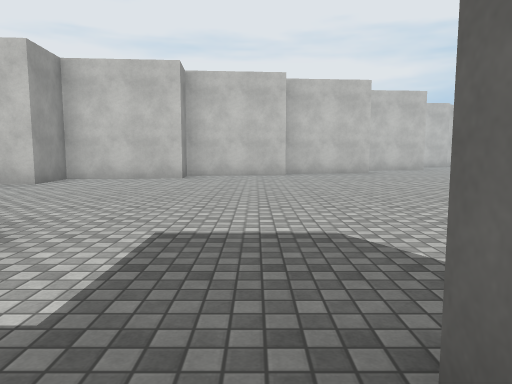
view 1 (above)

21 first-person views from a walk through a scene from a Unity 3-D project. The camera is 1.3 m above the floor, tilts 6° down and sees 70° across. The floor is counted in squares, 2 m on a side. Each view is taken from the middle of a square. On the plan, view 1 faces up. The plan holds only what a view shows up to about 11 squares ahead; the rest is blank. The place goes on beyond the plan. Surface patterns are stand-ins for the level's own textures.

view 2
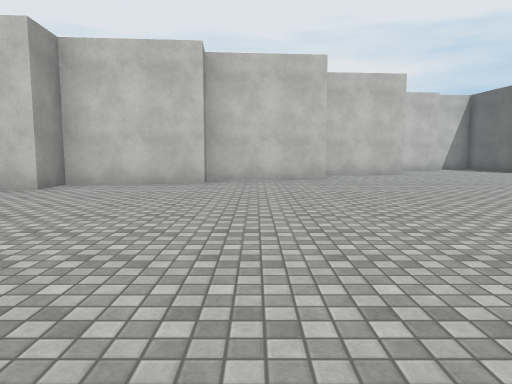

view 3
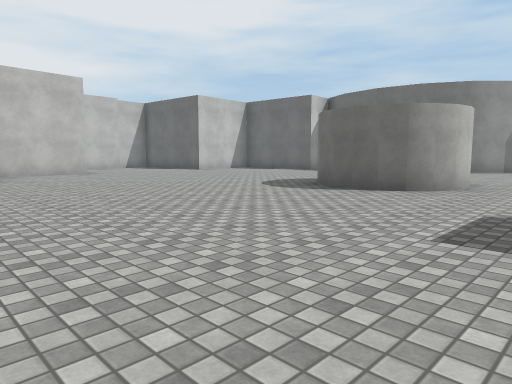

view 4
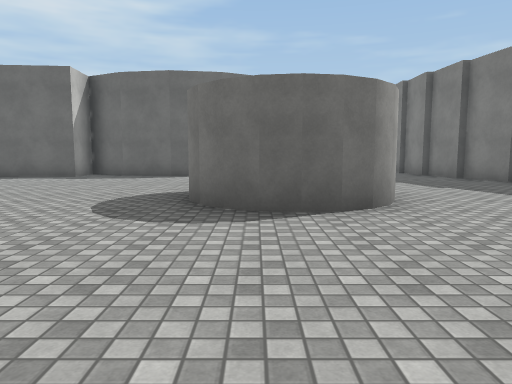

view 5
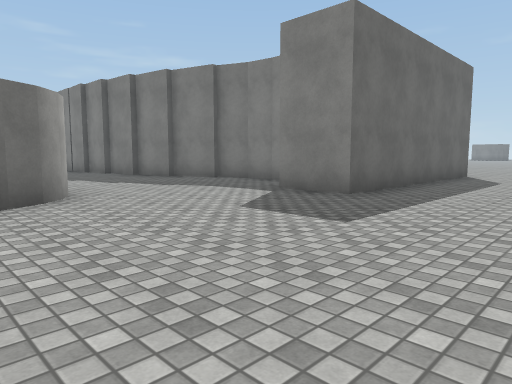

view 6
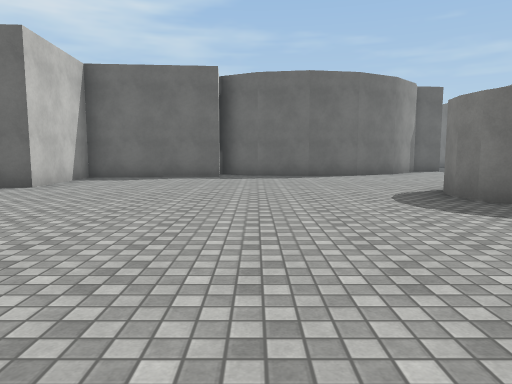

view 7
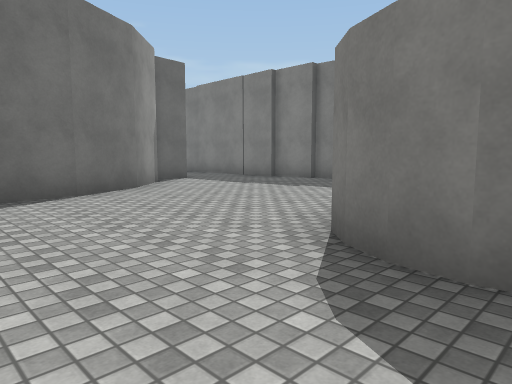

view 8
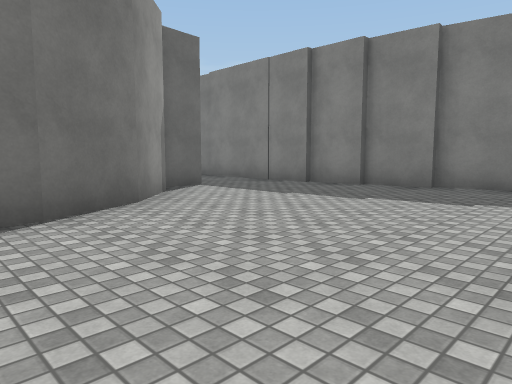

view 9
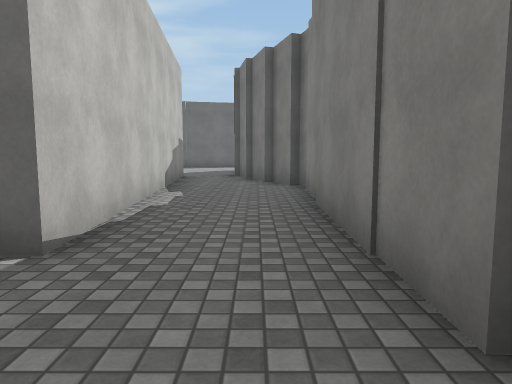

view 10
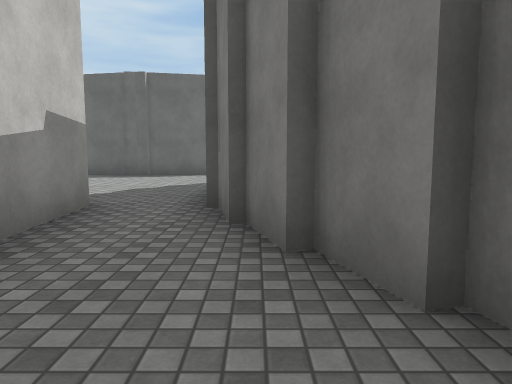

view 11
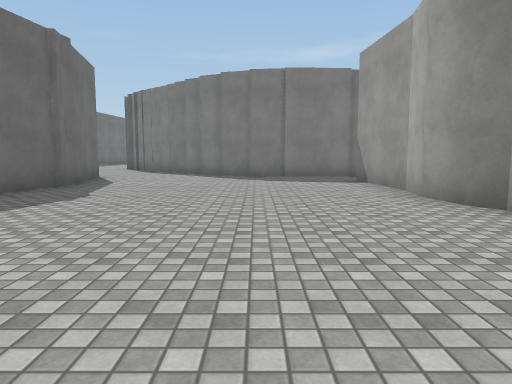

view 12
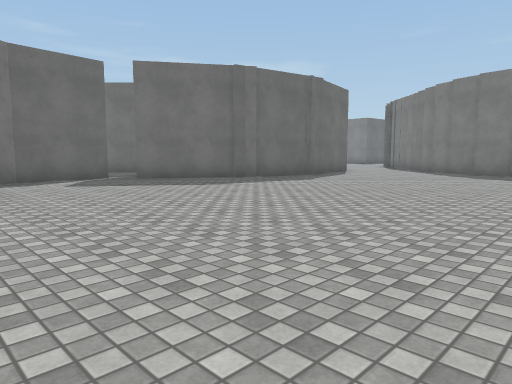

view 13
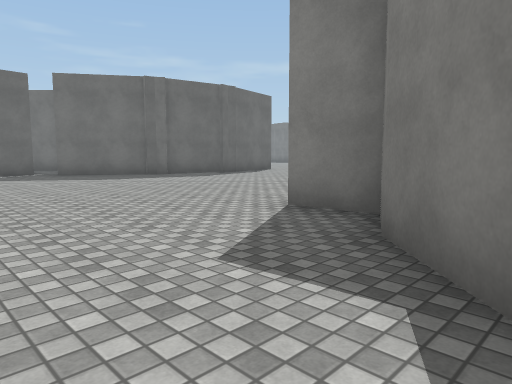

view 14
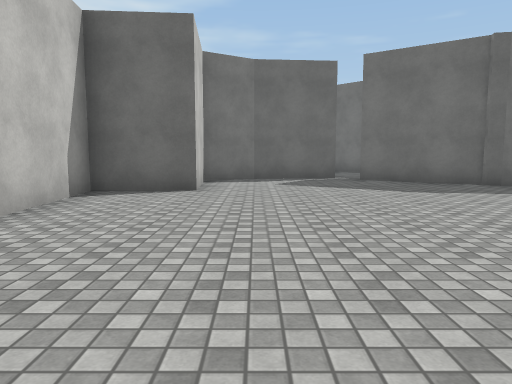

view 15
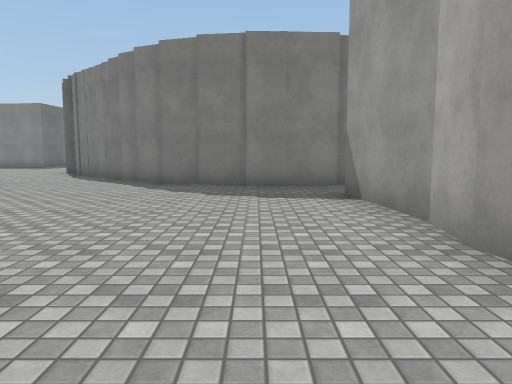

view 16
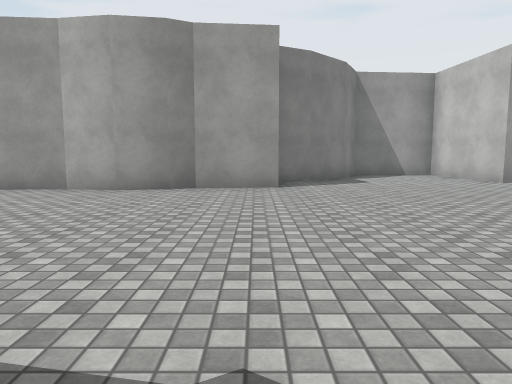

view 17
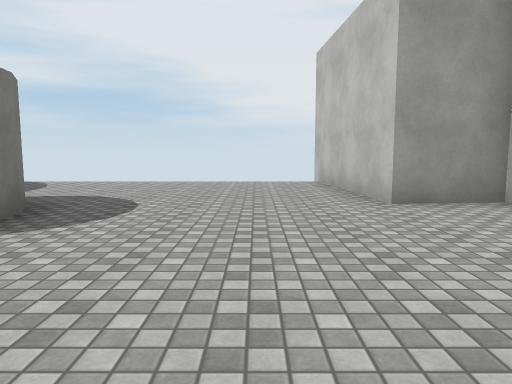

view 18
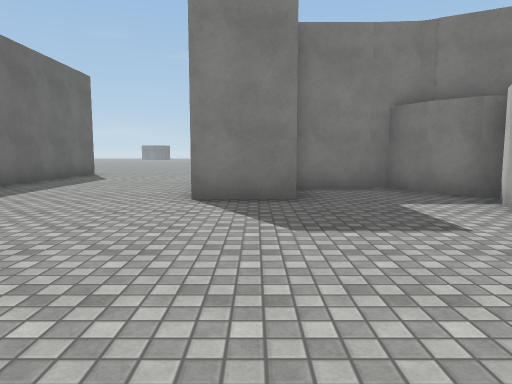

view 19
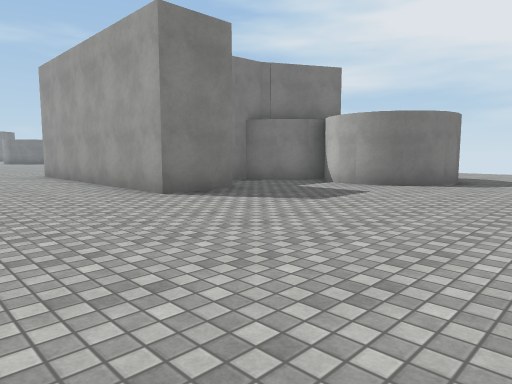

view 20
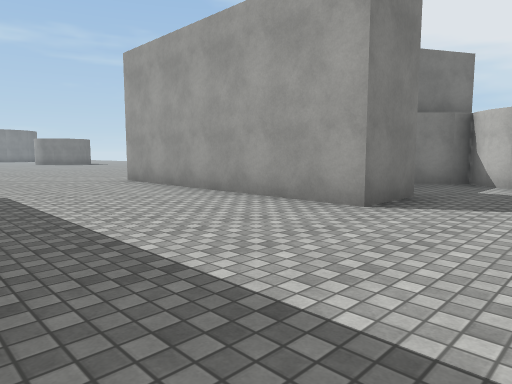

view 21
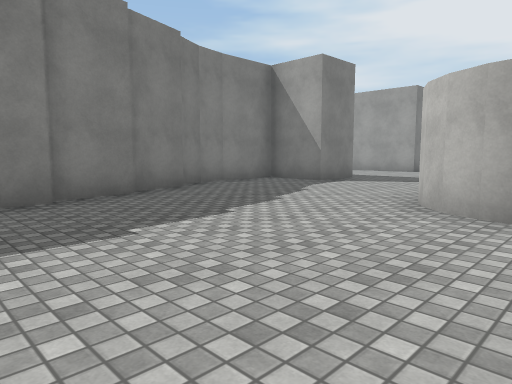

### Floor plan
Key: @ floor where view 1 was taken; # wall or solid block; . floor.
Columns run from 9 left of view 1 to 35 right of it. Each row starts with its distance up from view 1.
 15                     ####      #..........#
 14              ###.......#      #..........####
 13              ..........#      #.............#
 12           ###..........#      ##............#
 11        ####............##      ##...........#
 10     ####................#       ###........##
  9     #...................#         #.......##
  8 #####...................#         #.......#
  7  .................##....##        #......##
  6  ................####....#        #......#
  5  ................####....##       #......#
  4  .................##......#########......##
  3  ....##...................................#
  2  ...  #..........................######....
  1  ..   #...##...##......###########    ##...
  0       ##.@ #...##...####               ##...
 -1        #####...######                   ##..
 -2            #...#
 -3            #...#
 -4            #...#
 -5            #...#
 -6            .....
 -7           ......
 -8           ....
 -9            ...
-10             ..

Positions as (right, up) in squares from view 1, and headings:
1: (0, 0), facing up
2: (2, 3), facing up
3: (2, 2), facing up-right
4: (4, 6), facing right
5: (3, 6), facing down-right
6: (4, 10), facing right
7: (9, 9), facing down-right
8: (11, 8), facing down-right
9: (15, 2), facing right
10: (21, 2), facing right
11: (28, 13), facing down
12: (25, 15), facing down-right
13: (22, 14), facing down-right
14: (25, 13), facing right
15: (27, 10), facing down
16: (32, 10), facing left
17: (0, 6), facing left
18: (1, 6), facing down
19: (5, 6), facing down-left
20: (6, 3), facing down-left
21: (15, 6), facing down-left
